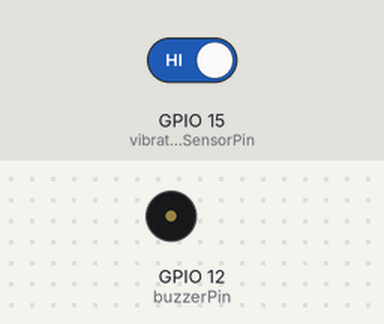
The sketch below on a simulated ESP32. Shown: buzzer (waves = sounding, pin HIGH). Inputs (shaded band) come from the test bench; at power-on: GPIO 15 (vibrationSensorPin) HIGH. What the sketch prints to the serial monitor is not drawn.

Above: at 2.7 s.
2.8 s: GPIO 15 (vibrationSensorPin) driven LOW
At 3.7 s:
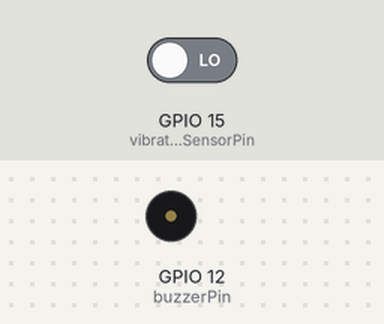
4.4 s: GPIO 15 (vibrationSensorPin) driven HIGH
At 4.9 s:
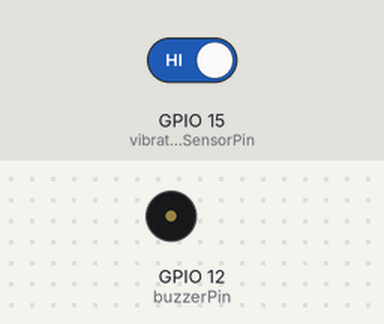
Timing chart, 0 to 7.4 s (numbered marks = the images above; inputs shaded):
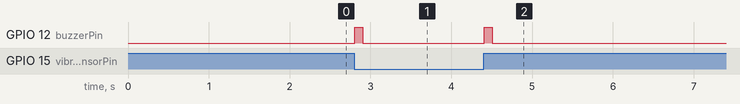

Measured:
- after the input at 2.8 s, GPIO 12 (buzzerPin): LOW → HIGH at once, → LOW 0.10 s later
- after the input at 4.4 s, GPIO 12 (buzzerPin): LOW → HIGH at once, → LOW 0.10 s later

The sketch:

VIBRATION_SENSOR_DIAGNOSTIC.ino
```cpp
/*
 * VIBRATION SENSOR DIAGNOSTIC TEST
 *
 * This code helps you:
 * 1. Check if sensor is working
 * 2. See real-time sensor readings
 * 3. Adjust sensitivity potentiometer
 * 4. Test detection
 *
 * Upload this to your ESP32 and open Serial Monitor (115200 baud)
 */

const int vibrationSensorPin = 15;  // GPIO 15
const int buzzerPin = 12;           // GPIO 12

void setup() {
  Serial.begin(115200);
  delay(1000);

  pinMode(vibrationSensorPin, INPUT);
  pinMode(buzzerPin, OUTPUT);
  digitalWrite(buzzerPin, LOW);

  Serial.println("\n╔════════════════════════════════════════╗");
  Serial.println("║  VIBRATION SENSOR DIAGNOSTIC TEST     ║");
  Serial.println("╚════════════════════════════════════════╝\n");

  Serial.println("📍 Sensor Pin: GPIO 15");
  Serial.println("🔊 Buzzer Pin: GPIO 12\n");

  // Initial reading
  delay(500);
  int reading = digitalRead(vibrationSensorPin);
  Serial.printf("🔍 Initial sensor reading: %s\n", reading ? "HIGH" : "LOW");

  if (reading == LOW) {
    Serial.println("✅ Sensor baseline: LOW (normal for active-high sensor)");
  } else {
    Serial.println("⚠️  Sensor baseline: HIGH (sensor may be triggered or wired incorrectly)");
  }

  Serial.println("\n📋 INSTRUCTIONS:");
  Serial.println("1. Watch the real-time readings below");
  Serial.println("2. Tap or move the sensor");
  Serial.println("3. Adjust the potentiometer on the sensor:");
  Serial.println("   - Turn CLOCKWISE = MORE sensitive");
  Serial.println("   - Turn COUNTER-CLOCKWISE = LESS sensitive");
  Serial.println("4. When sensor detects vibration, buzzer will beep\n");
  Serial.println("Starting continuous monitoring...\n");
}

void loop() {
  static int lastReading = -1;
  static unsigned long lastPrint = 0;
  static int transitionCount = 0;

  int currentReading = digitalRead(vibrationSensorPin);
  unsigned long currentTime = millis();

  // Print reading every 500ms
  if (currentTime - lastPrint >= 500) {
    Serial.printf("[%lu ms] Sensor: %s | Transitions: %d\n",
                  currentTime,
                  currentReading ? "HIGH" : "LOW",
                  transitionCount);
    lastPrint = currentTime;
  }

  // Detect state changes
  if (currentReading != lastReading && lastReading != -1) {
    transitionCount++;

    Serial.printf("\n🔔 TRANSITION #%d: %s → %s\n",
                  transitionCount,
                  lastReading ? "HIGH" : "LOW",
                  currentReading ? "HIGH" : "LOW");

    // Beep on any transition
    digitalWrite(buzzerPin, HIGH);
    delay(100);
    digitalWrite(buzzerPin, LOW);

    Serial.println("✅ Buzzer beeped!\n");
  }

  lastReading = currentReading;

  // Small delay to prevent overwhelming serial output
  delay(10);
}
```
